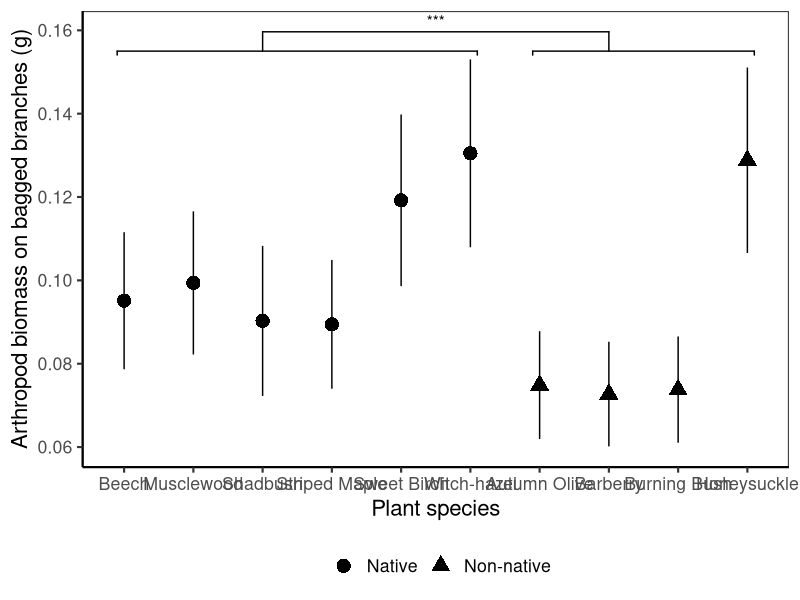
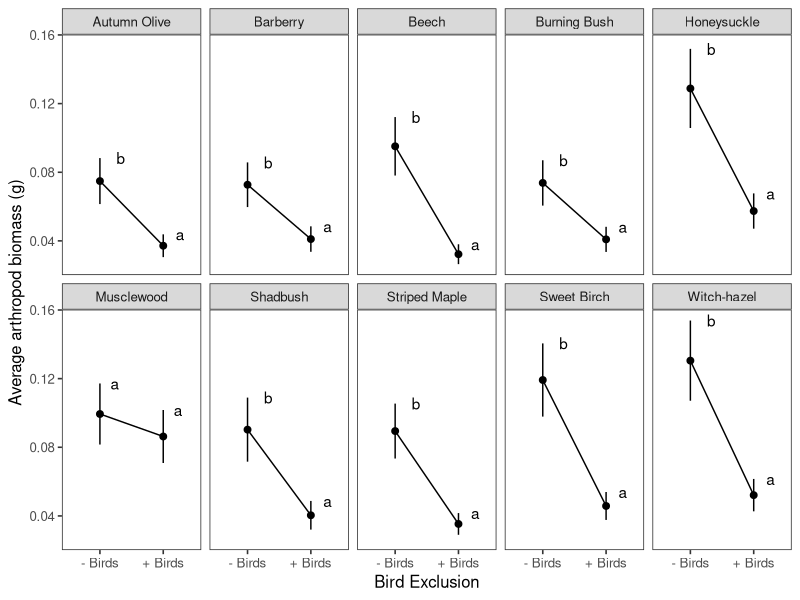
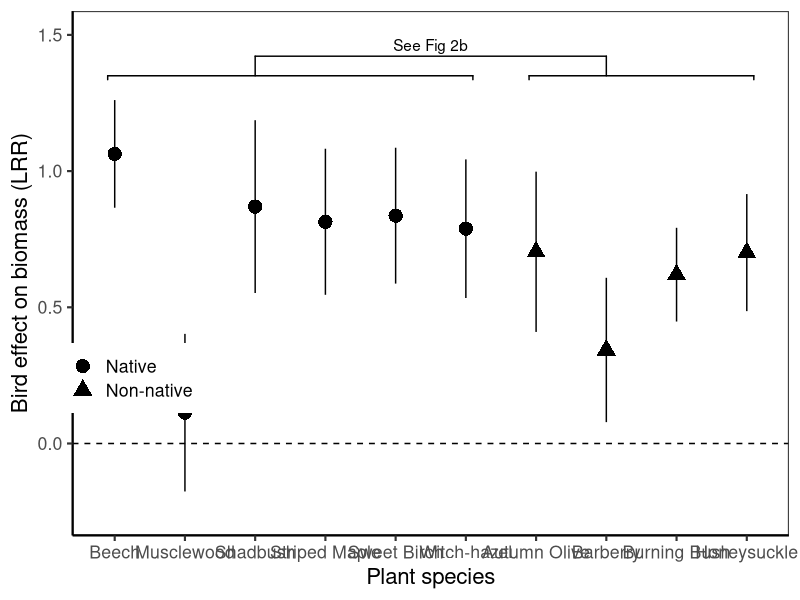
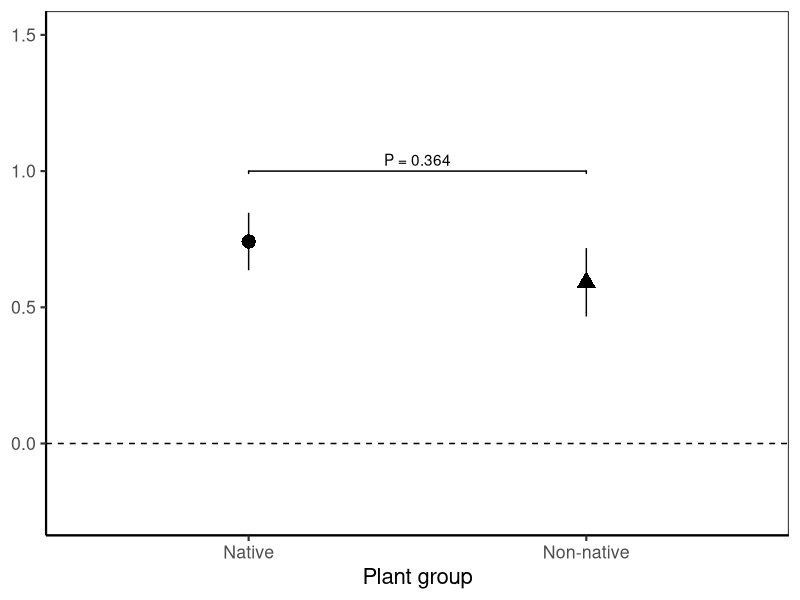
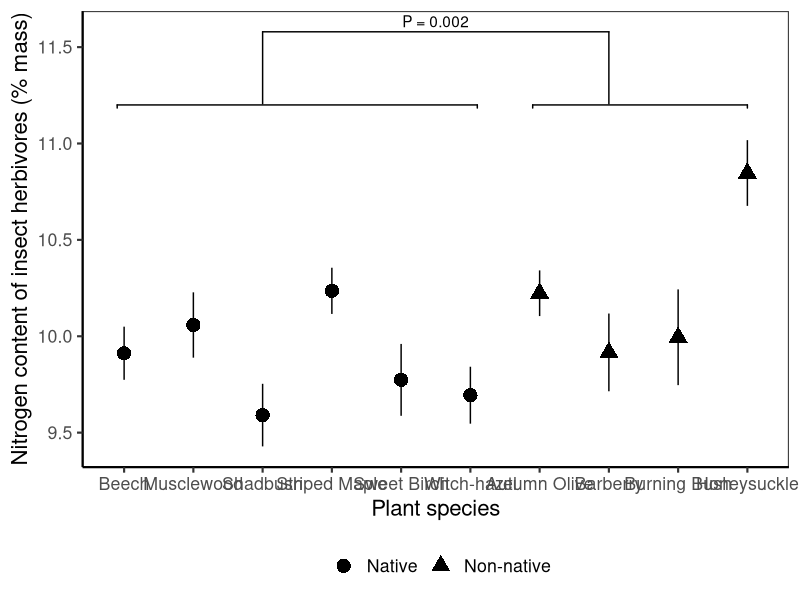
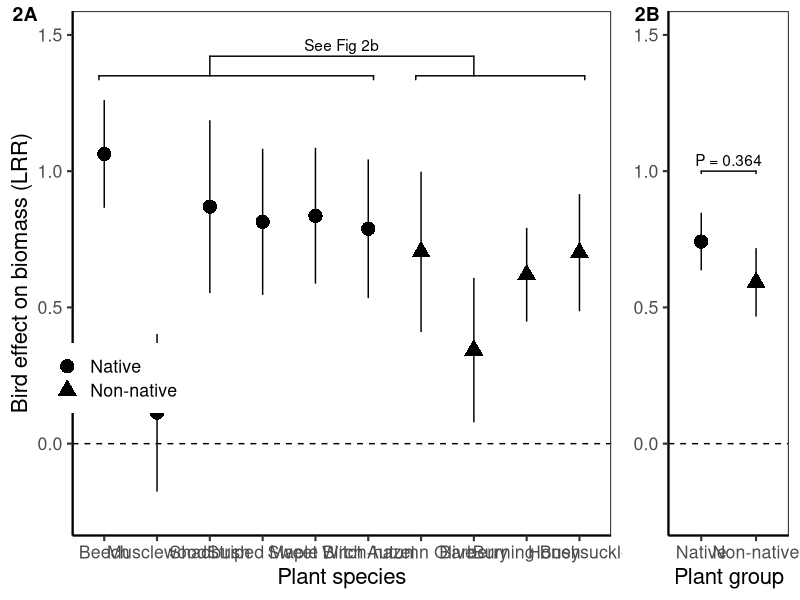

Recreate these plots in R, in order.
# Import data and models for table & figure generation only

# Libraries ####
library("tidyverse")
library("readr")
library("lme4")
library("car")
library("multcomp")
library("ggplot2")
library("emmeans")
library("ggpubr")
library("plotrix") # for std.error function
library("ggsignif")

# Plant arrangment rule ######
# Arrange in order of native vs exotic
biomass_order <- c("Beech","Musclewood","Shadbush","Striped Maple", "Sweet Birch", "Witch-hazel", "Autumn Olive", "Barberry", "Burning Bush", "Honeysuckle")



# Fig 1a: Bagged biomass ####
biomass_summary <- read.csv("./Data/Models/model1.csv")

biomass_summary <- arrange(transform(biomass_summary, tree=factor(tree,levels=biomass_order)), tree) 

biomass_summary

biomass_plot <- ggplot(data=biomass_summary, aes(x = tree, y = response, shape=exo)) +
  theme_bw(base_size=16) +
  geom_point(size=4.5) +
  geom_errorbar(aes(ymin=response-(SE), ymax=response+(SE), width=0)) +
  ylab("Arthropod biomass on bagged branches (g)") +
  xlab("Plant species") +
  guides(shape=guide_legend(title="", title.position = "left")) +
  theme(panel.grid.major = element_blank(), panel.grid.minor = element_blank(),
        panel.background = element_blank(), axis.line = element_line(colour = "black")) +
  theme(legend.position="bottom") +
  geom_signif(comparisons = list(c("Shadbush", "Barberry")), 
              y_position = 0.155,
              tip_length = 0.05,
              annotation = c("***")) +
  geom_signif(y_position = c(0.155), 
              xmin = c(0.9, 6.9), 
              xmax = c(6.1, 10.1),
    annotation = c(" ", " "), tip_length = 0.01)
biomass_plot 

# Fig 1b: Biomass posthoc ####







# Fig 2 ver 1: Bag effect ######
# Import model estimates and table
mod2_lsm <- read.csv("./Data/Models/model2.csv")

Fig_1b <- ggplot(data=mod2_lsm, aes(x = treatment, y = response)) +
  theme_bw(base_size=12) +
  geom_point(size=2) +
  geom_line(aes(group = tree)) +
  geom_errorbar(aes(ymin=response-(SE), ymax=response+(SE), width=0)) +
  ylab("Average arthropod biomass (g)") +
  xlab("Bird Exclusion") +
  scale_x_discrete(labels=c("bag" = "- Birds", "control" = "+ Birds")) +
  geom_text(aes(x = treatment, y = (response+SE), label = .group, hjust=-.5)) +
  theme(panel.grid.major = element_blank(), panel.grid.minor = element_blank()) +
  facet_wrap( ~ tree, nrow=2) 
Fig_1b

# export Fig 2 ver 1 #








# Fig 2a ver 2: Bag lRR #####
mod2a_lsm <- read.csv("./Data/Models/model2a.csv")

mod2a_lsm <- arrange(transform(mod2a_lsm, tree=factor(tree,levels=biomass_order)), tree) 

mod2a_lsm

lrr_plot <- ggplot(data=mod2a_lsm, aes(x = tree, y = LRR_mean, shape=exo)) +
  theme_bw(base_size=16) +
  geom_point(size=4.5) +
  geom_errorbar(aes(ymin=LRR_mean-(LRR_sem), ymax=LRR_mean+(LRR_sem), width=0)) +
  ylab("Bird effect on biomass (LRR)") +
  xlab("Plant species") +
  guides(shape=guide_legend(title="", title.position = "left")) +
  theme(panel.grid.major = element_blank(), panel.grid.minor = element_blank(),
        panel.background = element_blank(), axis.line = element_line(colour = "black")) +
  theme(legend.position = c(0.075,0.3)) +
  geom_signif(comparisons = list(c("Shadbush", "Barberry")), 
              y_position = 1.35,
              tip_length = 0.05,
              annotation = c("See Fig 2b")) +
  geom_signif(y_position = c(1.35), 
              xmin = c(0.9, 6.9), 
              xmax = c(6.1, 10.1),
              annotation = c(" ", " "), tip_length = 0.01) +
  geom_hline(yintercept=0.0,linetype=2)  +
  ylim(-0.25,1.5)
lrr_plot

# Fig 2b #####
model_2a_posthoc <- read.csv("./Data/Models/model2a_posthoc.csv")

# import p-value #
nugget_1 <- "P = 0.364" 

# this needs to use the same mean and SEM as the other figure, it currently does NOT

lrr_posthoc <- ggplot(data=model_2a_posthoc, aes(x = exo, y = emmean,shape=exo)) +
  theme_bw(base_size=16) +
  geom_point(size=4.5) +
  geom_errorbar(aes(ymin=emmean -(SE), ymax=emmean +(SE), width=0)) +
  ylab("Bird effect on biomass (LRR)") +
  xlab("Plant group") +
  guides(shape=guide_legend(title="", title.position = "left")) +
  theme(panel.grid.major = element_blank(), panel.grid.minor = element_blank(),
        panel.background = element_blank(), axis.line = element_line(colour = "black")) +
  geom_hline(yintercept=0.0,linetype=2) +
  ylim(-0.25,1.5) +
  theme(axis.title.y = element_blank()) +
  theme(legend.position='none') +
  geom_signif(y_position = c(1), 
              xmin = c(1), 
              xmax = c(2),
              annotation = c(nugget_1), tip_length = 0.01)
lrr_posthoc

# merge 2a and 2b
Fig_2ab <- ggarrange(lrr_plot, lrr_posthoc , labels = c("2A", "2B"), nrow = 1,
                     common.legend = FALSE, widths = c(1.75, 0.5))

ggsave(filename = "./Figures/Fig_2ab.svg", plot = Fig_2ab , device = "svg",
              width = 15, height = 5, units = "in")



# Fig 3abcd #####
# Insect abundances #####










# Fig 4 #####
# 4a: Herbivore N% ######
# write csv for summary table to use in figure generation
mod7_summary <- read.csv("./Data/Models/model7.csv")
mod7_summary  <- arrange(transform(mod7_summary , tree=factor(tree,levels=biomass_order)), tree) 

HN_plot <- ggplot(data=mod7_summary , aes(x = tree, y = mean_nitrogen, shape=exo)) +
  theme_bw(base_size=16) +
  geom_point(size=4.5) +
  geom_errorbar(aes(ymin=mean_nitrogen-(sem), ymax=mean_nitrogen+(sem), width=0)) +
  ylab("Nitrogen content of insect herbivores (% mass)") +
  xlab("Plant species") +
  guides(shape=guide_legend(title="", title.position = "left")) +
  theme(panel.grid.major = element_blank(), panel.grid.minor = element_blank(),
        panel.background = element_blank(), axis.line = element_line(colour = "black")) +
  theme(legend.position="bottom") +
  geom_signif(comparisons = list(c("Shadbush", "Barberry")), 
              y_position = 11.5,
              tip_length = 0.235,
              annotation = c("P = 0.002")) +
  geom_signif(y_position = c(11.2), 
              xmin = c(0.9, 6.9), 
              xmax = c(6.1, 10),
              annotation = c(" ", " "), tip_length = 0.01)
HN_plot

# 4b: Herbivore posthoc ####

# 4c: Spider N% ####

# 4d: Spider posthoc ####
